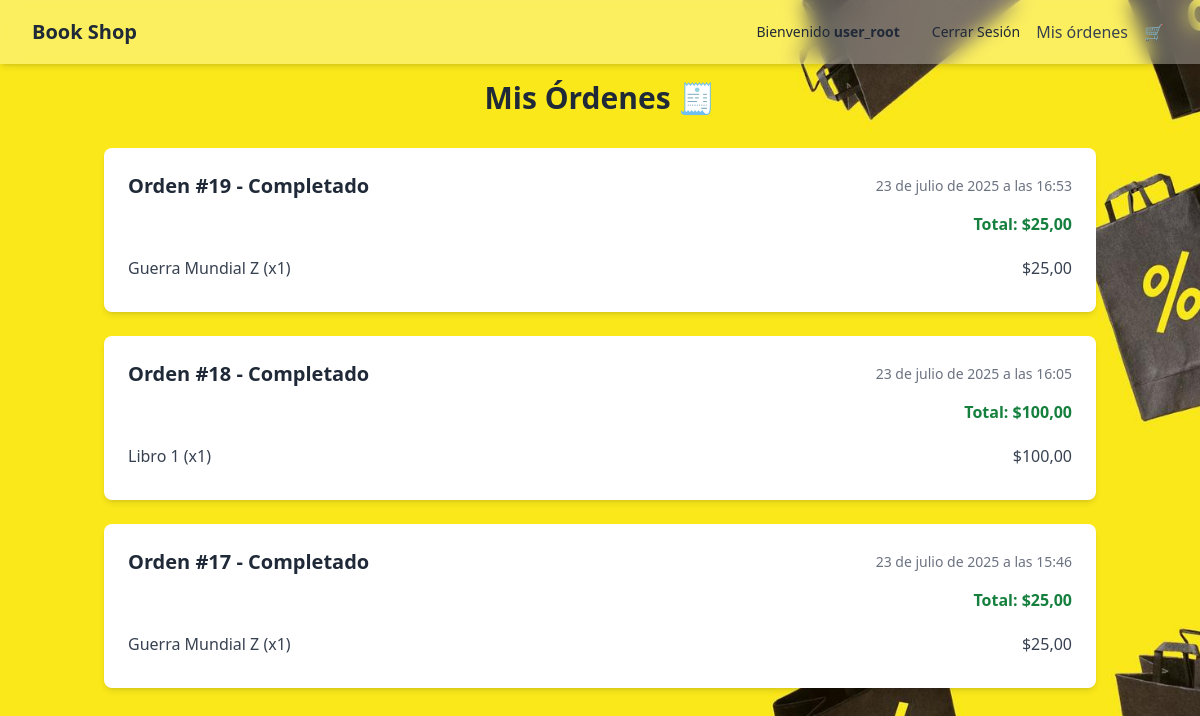
The page /store/my-orders/ (signed in) on the database its author committed.
### store/models.py (models this page shows, shortened)
class Order(models.Model):
    user = models.ForeignKey(User, on_delete=models.SET_NULL, null=True, blank=True)  # Usuario que realiza la orden (puede quedar nulo si no está autenticado)
    created_at = models.DateTimeField(auto_now_add=True)  # Fecha de creación de la orden (automáticamente)
    status = models.CharField(max_length=10, choices=ORDER_STATUS, default='pending')  # Estado actual de la orden
    total = models.DecimalField(max_digits=10, decimal_places=2, default=0)  # Monto total de la orden

class OrderItem(models.Model):
    order = models.ForeignKey(Order, related_name='items', on_delete=models.CASCADE)  # Relación con la orden principal
    product = models.ForeignKey(Product, on_delete=models.CASCADE)  # Producto relacionado (desde productos app)
    quantity = models.PositiveIntegerField(default=1)  # Cantidad de ese producto comprado
    price = models.DecimalField(max_digits=10, decimal_places=2)  # Precio del producto en ese momento

### productos/models.py (models this page shows, shortened)
class Product(models.Model):
    PRODUCT_TYPES = [
        ('physical', 'Libro Físico'),
        ('ebook', 'Libro Digital'),
    ]
    name = models.CharField(max_length=200, verbose_name="Nombre")
    description = models.TextField(verbose_name="Descripción")
    price = models.DecimalField(max_digits=10, decimal_places=2, verbose_name="Precio")
    product_type = models.CharField(
        max_length=10,
        choices=PRODUCT_TYPES,
        default='physical',
        verbose_name="Tipo de producto"
    )
    category = models.ForeignKey(Category, on_delete=models.CASCADE, verbose_name="Categoría")
    stock = models.PositiveIntegerField(default=0, verbose_name="Stock")
    image = models.ImageField(upload_to='products/', blank=True, null=True, verbose_name="Imagen")
    image_url = models.URLField(blank=True, null=True)
    author = models.CharField(max_length=100, verbose_name="Autor")
    isbn = models.CharField(max_length=13,unique=True,validators=[RegexValidator(regex='^\d{13}$', message='El ISBN debe tener exactamente 13 dígitos.')],verbose_name="ISBN")
    publication_date = models.DateField(verbose_name="Fecha de publicación")
    created_at = models.DateTimeField(auto_now_add=True, verbose_name="Fecha de creación")
    updated_at = models.DateTimeField(auto_now=True, verbose_name="Fecha de actualización")
    class Meta:
        verbose_name = "Producto"
        verbose_name_plural = "Productos"

### store/views.py (the view)
# urls.py: path('my-orders/', views.my_orders, name='my_orders'),
@login_required  # Solo usuarios logueados pueden ver sus órdenes
def my_orders(request):
    orders = Order.objects.filter(user=request.user).order_by('-created_at')  # Obtiene las órdenes más recientes del usuario
    return render(request, 'store/my_orders.html', {'orders': orders})  # Renderiza el historial en una plantilla

### store/templates/store/my_orders.html (shortened to what this page needs)
{% extends "base.html" %}
{% block body_attributes %}
  class="bg-gray-100 font-sans"
{% endblock %}
{% block content %}
    <div class="max-w-5xl mx-auto px-4 py-20">
        <h1 class="text-3xl font-bold text-center text-gray-800 mb-8">Mis Órdenes 🧾</h1>
        {% if orders %}
            {% for order in orders %}
                <div class="bg-white shadow-md rounded-lg mb-6 p-6">
                    <div class="flex justify-between items-center mb-3">
                        <h3 class="text-xl font-semibold text-gray-800">
                            Orden #{{ order.id }} - {{ order.get_status_display }}
                        </h3>
                        <span class="text-sm text-gray-500">{{ order.created_at }}</span>
                    </div>
                    <p class="text-right font-bold text-green-700 mb-3">Total: ${{ order.total }}</p>
                    <ul class="divide-y divide-gray-200">
                        {% for item in order.items.all %}
                        <li class="py-2 flex justify-between text-gray-700">
                            <span>{{ item.product.name }} (x{{ item.quantity }})</span>
                            <span>${{ item.price }}</span>
                        </li>
                        {% endfor %}
                    </ul>
                </div>
            {% endfor %}
        {% else %}
            <p class="text-center text-gray-600">No tienes órdenes registradas.</p>
        {% endif %}
    </div>
{%endblock%}

### templates/base.html (shortened to what this page needs)
{% load static %}
{% load i18n %}
<!DOCTYPE html>
<html lang="es">
<head>
  <script src="https://cdn.tailwindcss.com"></script>
</head>
<body {% block body_attributes %}class="bg-gray-50 p-10" data-authenticated="{{ user.is_authenticated }}"{% endblock %}>
    <header class="fixed top-0 left-0 w-full z-50 bg-blur text-gray-800 shadow-md">
        <div class="max-w-7xl mx-auto px-4 sm:px-6 lg:px-8">
            <div class="flex justify-between items-center h-16">
            <div class="flex items-center space-x-6">
                <a href="/productos/" class="text-xl font-bold hover:text-indigo-300 transition">
                Book Shop
                </a>
            </div>
            <div class="flex items-center space-x-4">
                {% if user.is_authenticated %}
                <span class="hidden sm:inline text-sm">{% trans "Bienvenido" %} <strong>{{ user.username }}</strong></span>
                <a href="{% url 'account_logout' %}" class="text-sm hover:text-red-400 transition">
                    {% trans "Cerrar Sesión" %}
                </a>
                {% endif %}
                <a href="/store/my-orders/" class="text-gray-700 hover:text-blue-600 font-medium">Mis órdenes</a>
                <a href="/store/cart/" title="Ver carrito" class="relative text-gray-700 hover:text-blue-600 font-medium">
                    🛒
                </a>
            </div>
            </div>
        </div>
</header>
{% block content %} {% endblock %}
</body>

### rows shown on the page
Order: id "19", status "Completado", created_at "23 de julio de 2025 a las 16:53", total "25,00"
OrderItem: product.name "Guerra Mundial Z", quantity "1", price "25,00"
Order: id "18", status "Completado", created_at "23 de julio de 2025 a las 16:05", total "100,00"
OrderItem: product.name "Libro 1", quantity "1", price "100,00"
Order: id "17", status "Completado", created_at "23 de julio de 2025 a las 15:46", total "25,00"
OrderItem: product.name "Guerra Mundial Z", quantity "1", price "25,00"

### other values the page prints
{{ user.username }} "user_root"
